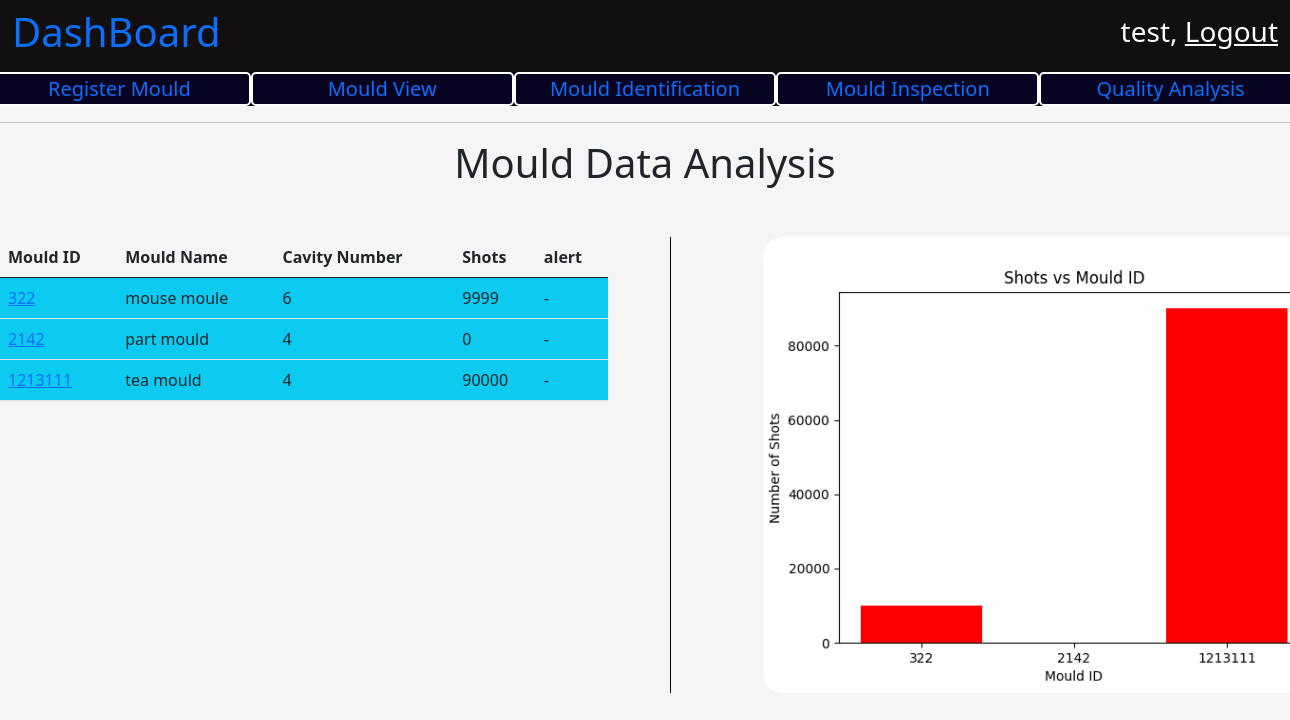
Screenshot of / (signed in) with the database file from the repository.
### mould/models.py (models this page shows, shortened)
class Mould(models.Model):
    mould_id = models.IntegerField(primary_key=True)
    mould_name = models.CharField(max_length=200)
    cavity_number = models.IntegerField()
    registered_date = models.DateTimeField(auto_now_add=True)
    registered_by = models.ForeignKey(User, on_delete=models.PROTECT)
    general_maintaince_cleaning_threshold_value = models.IntegerField()
    preventive_maintaince_clearning_thresold_value = models.IntegerField()
    tool_life = models.IntegerField()
    present_count = models.IntegerField()
    moud_desc = models.CharField(max_length=100)
    order_number = models.CharField(max_length=100)
    raw_material = models.CharField(max_length=100)
    part_weight = models.FloatField()
    runner_weight = models.FloatField()
    tonnage = models.FloatField()
    cycle_time = models.FloatField()
    number_of_shots_per_day = models.IntegerField()
    preventice_maintaince_count = models.IntegerField(default=0)
    general_cleaning_maintance_count = models.IntegerField(default = 0)
    def __str__(self):
        return str(self.mould_id)
    def general_alert(self):  # alert general cleaning.
        return self.general_maintaince_cleaning_threshold_value - self.general_cleaning_maintance_count  <= 200

### user_panel/views.py (the view)
# urls.py: path('', views.homePage, name = "homePage"),
@login_required
def homePage(request):
    context = {}
    print(request.user)
    context['user'] = request.user
    print("-----------------------")
    print(context['user'])
    mould_data = Mould.objects.all()
    print(type(mould_data))
    mould_data = list(mould_data)
    print(mould_data)
    main_point = -1
    for i in range(len(mould_data)):
        if mould_data[i].general_alert() is True:
            main_point += 1
            temp = mould_data[i]
            mould_data[i] = mould_data[main_point]
            mould_data[main_point] = temp
    graph_for_mould_number_vs_no_of_shots()
    context['mould_data'] = mould_data
    print("----------------------")
    return render(request, 'user_panel/user_dashboard.html', context)

### user_panel/views.py (called while the page is built)
def graph_for_mould_number_vs_no_of_shots():
    mould_data = Mould.objects.all()
    mould_id = []
    mould_shots_count = []
    bar_color = []
    color_list = ['black', 'red', 'green']
    for i in range(len(mould_data)):
        mould_id.append(mould_data[i].mould_id)
        mould_shots_count.append(mould_data[i].present_count)
        color_index = random.randint(0, 2)
        bar_color.append(color_list[color_index])
    mould_id.sort()
    plt.bar([str(i) for i in mould_id], mould_shots_count, color = bar_color)
    plt.title('Shots vs Mould ID')
    plt.xlabel('Mould ID')
    plt.ylabel('Number of Shots')
    print(mould_id)
    print(mould_shots_count)
    plt.savefig('user_panel/static/images/number_of_mould_vs_shots.png')
    plt.close()

### user_panel/templates/user_panel/user_dashboard.html (shortened to what this page needs)
{% extends 'base.html' %}
{% load static %}
{% block title %}
    <link
        rel="stylesheet"
        href="{% static 'css/dashboard.css' %}" >
{% endblock %}
{% block body_content %}
    <nav
        class="navbar navbar-light dashboard_nav">
        <div class="container-fluid dashboard_nav">
            <p class="h1 dashboard_title">
                <a href="{% url 'homePage' %}" style="text-decoration:None;">
                  DashBoard
                </a>
            </p>
            <div class="user_data">
                <p class="h3">
                    {{ request.user.first_name }},
                    <a href="{% url 'userLogout' %}">
                        Logout
                    </a>
                </p>
            </div>
        </div>
    </nav>
    <div class="optionBar">
        <div class="row">
            <div class="col">
                <a href="{% url 'MouldRegistration' %}">
                    Register Mould
                </a>
            </div>
            <div class="col">
                <a href="{% url 'MouldUpdate' %}">
                Mould View
                </a>
            </div>
             <div class="col">
                <a href="{% url "MouldSearch" %}">
                Mould Identification
                </a>
            </div>
             <div class="col">
                <a href="{% url 'Inspect' %}">
                Mould Inspection
                </a>
            </div>
            <div class="col">
                <a href="{% url 'MouldQuality' %}">
                Quality Analysis
                </a>
            </div>
        </div>
    </div>
    <hr/>
    <p class="h1 firstHeading" style="text-align : center;">
            Mould Data Analysis
    </p>
    <div class="MouldData">
        <div class="row">
            <div class="col">
               <table class="table">
                    <thead>
                        <tr>
                            <th scope="col">Mould ID</th>
                            <th scope="col">Mould Name</th>
                            <th scope="col">Cavity Number</th>
                            <th scope="col">Shots</th>
                            <th scope="col"> alert </th>
                        </tr>
                    </thead>
                    <tbody>
                        {% for mould in mould_data %}
                            {% if mould.general_alert %}
                                <tr  class="bg-danger">
                                    <td>
                                        <a href="mould/{{ mould.mould_id }}">
                                            {{ mould.mould_id }}
                                        </a>
                                    </td>
                                    <td >
                                        {{ mould.mould_name }}
                                    </td>
                                    <td >
                                        {{ mould.cavity_number }}
                                    </td>
                                    <td >
                                        {{ mould.present_count }}
                                    </td>
                                    <td >
                                        {% if mould.tool_life_over_alert %}
                                            Tool Life Over Alert
                                        {% elif mould.preventive_maintance_alert %}
                                            Prevetive Maitaince Alert
                                        {% else %}
                                            General Clearning Alert
                                        {% endif %}
                                    </td>
                                </tr>
                            {% else %}
                                <tr class="bg-info">
                                    <td>
                                        <a href="mould/{{ mould.mould_id }}">
                                            {{ mould.mould_id }}
                                        </a>
                                    </td>
                                    <td>
                                        {{ mould.mould_name }}
                                    </td>
                                    <td>
                                        {{ mould.cavity_number }}
                                    </td>
                                    <td>
                                        {{ mould.present_count }}
                                    </td>
                                    <td>
                                        -
                                    </td>
                                </tr>
                            {% endif %}
                        {% endfor %}
                    </tbody>
                </table>
            </div>
            <div class="col graphData">
                <img src="{% static 'images/number_of_mould_vs_shots.png' %}" class="img-fluid graphMouldImg" alt="...">
            </div>
        </div>
    </div>
{% endblock %}

### user/templates/base.html (shortened to what this page needs)
<!doctype html>
<html lang="en">
  <head>
    <link href="https://cdn.jsdelivr.net/npm/bootstrap@5.0.2/dist/css/bootstrap.min.css" rel="stylesheet">
        {% block title %}
        {% endblock %}
  </head>
  <body>
    {% block body_content %}{% endblock %}
  </body>
</html>

### user_panel/static/css/dashboard.css (style rules this page uses)
body { background-color: whitesmoke; }
nav.dashboard_nav { background-color: rgb(17, 15, 15); }
nav.dashboard_nav div.dashboard_nav { color : white; }
nav.dashboard_nav div.user_data p a { color: white; }
div.optionBar { background-color: rgb(6, 4, 32); }
div.optionBar div.row div.col { font-size: 20px; border : 2px solid white; border-radius: 5px; text-align: center; color:white; }
div.optionBar div.row div.col a { text-decoration: none; }
div.MouldData { margin-top : 50px; }
div.MouldData div.row div.graphData { border-left : 0.5px solid black; margin-left : 50px; }
div.MouldData div.row div.graphData img.graphMouldImg { margin-left : 80px; width: 700px; border-radius: 20px; }

### rows the page displays
Mould: mould_id "322", mould_name "mouse moule", cavity_number "6", present_count "9999"
Mould: mould_id "2142", mould_name "part mould", cavity_number "4", present_count "0"
Mould: mould_id "1213111", mould_name "tea mould", cavity_number "4", present_count "90000"

### other values shown
{{ request.user.first_name }} "test"
